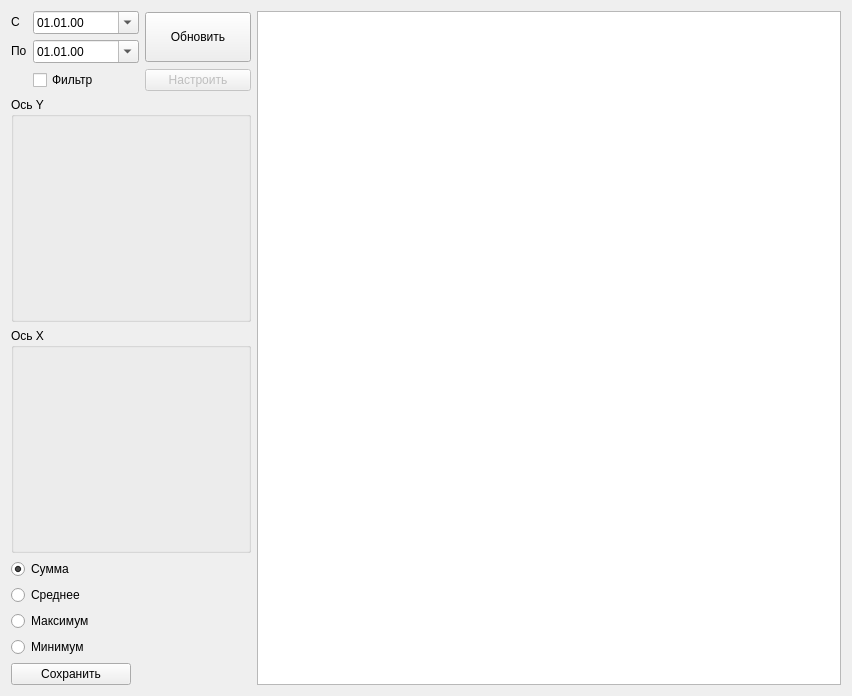
<?xml version="1.0" encoding="UTF-8"?>
<ui version="4.0">
 <class>CubeWidget</class>
 <widget class="QWidget" name="CubeWidget">
  <property name="geometry">
   <rect>
    <x>0</x>
    <y>0</y>
    <width>852</width>
    <height>696</height>
   </rect>
  </property>
  <property name="windowTitle">
   <string>CubeWidget</string>
  </property>
  <layout class="QHBoxLayout" name="horizontalLayout_2">
   <item>
    <layout class="QVBoxLayout" name="verticalLayout">
     <item>
      <layout class="QHBoxLayout" name="horizontalLayout">
       <item>
        <layout class="QGridLayout" name="gridLayout">
         <item row="1" column="1">
          <widget class="QDateEdit" name="dateEditEnd">
           <property name="sizePolicy">
            <sizepolicy hsizetype="Minimum" vsizetype="Maximum">
             <horstretch>0</horstretch>
             <verstretch>0</verstretch>
            </sizepolicy>
           </property>
           <property name="displayFormat">
            <string>dd.MM.yy</string>
           </property>
           <property name="calendarPopup">
            <bool>true</bool>
           </property>
          </widget>
         </item>
         <item row="0" column="1">
          <widget class="QDateEdit" name="dateEditBeg">
           <property name="sizePolicy">
            <sizepolicy hsizetype="Minimum" vsizetype="Maximum">
             <horstretch>0</horstretch>
             <verstretch>0</verstretch>
            </sizepolicy>
           </property>
           <property name="displayFormat">
            <string>dd.MM.yy</string>
           </property>
           <property name="calendarPopup">
            <bool>true</bool>
           </property>
          </widget>
         </item>
         <item row="1" column="0">
          <widget class="QLabel" name="label_2">
           <property name="sizePolicy">
            <sizepolicy hsizetype="Maximum" vsizetype="Maximum">
             <horstretch>0</horstretch>
             <verstretch>0</verstretch>
            </sizepolicy>
           </property>
           <property name="text">
            <string>По</string>
           </property>
          </widget>
         </item>
         <item row="0" column="0">
          <widget class="QLabel" name="label">
           <property name="sizePolicy">
            <sizepolicy hsizetype="Maximum" vsizetype="Maximum">
             <horstretch>0</horstretch>
             <verstretch>0</verstretch>
            </sizepolicy>
           </property>
           <property name="text">
            <string>С</string>
           </property>
          </widget>
         </item>
         <item row="0" column="2" rowspan="2">
          <widget class="QPushButton" name="cmdUpd">
           <property name="minimumSize">
            <size>
             <width>0</width>
             <height>50</height>
            </size>
           </property>
           <property name="toolTip">
            <string>Обновить данные</string>
           </property>
           <property name="text">
            <string>Обновить</string>
           </property>
           <property name="icon">
            <iconset theme="view-refresh"/>
           </property>
          </widget>
         </item>
         <item row="2" column="2">
          <widget class="QPushButton" name="cmdCfgFlt">
           <property name="enabled">
            <bool>false</bool>
           </property>
           <property name="text">
            <string>Настроить</string>
           </property>
          </widget>
         </item>
         <item row="2" column="1">
          <widget class="QCheckBox" name="checkBoxFlt">
           <property name="text">
            <string>Фильтр</string>
           </property>
          </widget>
         </item>
        </layout>
       </item>
      </layout>
     </item>
     <item>
      <widget class="QGroupBox" name="groupBoxY">
       <property name="sizePolicy">
        <sizepolicy hsizetype="Preferred" vsizetype="Expanding">
         <horstretch>0</horstretch>
         <verstretch>0</verstretch>
        </sizepolicy>
       </property>
       <property name="minimumSize">
        <size>
         <width>240</width>
         <height>0</height>
        </size>
       </property>
       <property name="maximumSize">
        <size>
         <width>240</width>
         <height>16777215</height>
        </size>
       </property>
       <property name="title">
        <string>Ось Y</string>
       </property>
       <layout class="QVBoxLayout" name="verticalLayout_5"/>
      </widget>
     </item>
     <item>
      <widget class="QGroupBox" name="groupBoxX">
       <property name="sizePolicy">
        <sizepolicy hsizetype="Preferred" vsizetype="Expanding">
         <horstretch>0</horstretch>
         <verstretch>0</verstretch>
        </sizepolicy>
       </property>
       <property name="minimumSize">
        <size>
         <width>240</width>
         <height>0</height>
        </size>
       </property>
       <property name="maximumSize">
        <size>
         <width>240</width>
         <height>16777215</height>
        </size>
       </property>
       <property name="title">
        <string>Ось X</string>
       </property>
       <layout class="QVBoxLayout" name="verticalLayout_3"/>
      </widget>
     </item>
     <item>
      <widget class="QRadioButton" name="radioButtonSum">
       <property name="text">
        <string>Сумма</string>
       </property>
       <property name="checked">
        <bool>true</bool>
       </property>
      </widget>
     </item>
     <item>
      <widget class="QRadioButton" name="radioButtonAvg">
       <property name="text">
        <string>Среднее</string>
       </property>
      </widget>
     </item>
     <item>
      <widget class="QRadioButton" name="radioButtonMax">
       <property name="text">
        <string>Максимум</string>
       </property>
      </widget>
     </item>
     <item>
      <widget class="QRadioButton" name="radioButtonMin">
       <property name="text">
        <string>Минимум</string>
       </property>
      </widget>
     </item>
     <item>
      <widget class="QPushButton" name="cmdSave">
       <property name="maximumSize">
        <size>
         <width>120</width>
         <height>16777215</height>
        </size>
       </property>
       <property name="text">
        <string>Сохранить</string>
       </property>
       <property name="icon">
        <iconset theme="document-save"/>
       </property>
      </widget>
     </item>
    </layout>
   </item>
   <item>
    <widget class="RestTableView" name="tableView"/>
   </item>
  </layout>
 </widget>
 <layoutdefault spacing="6" margin="11"/>
 <customwidgets>
  <customwidget>
   <class>RestTableView</class>
   <extends>QTableView</extends>
   <header>rest/resttableview.h</header>
  </customwidget>
 </customwidgets>
 <resources/>
 <connections/>
</ui>
